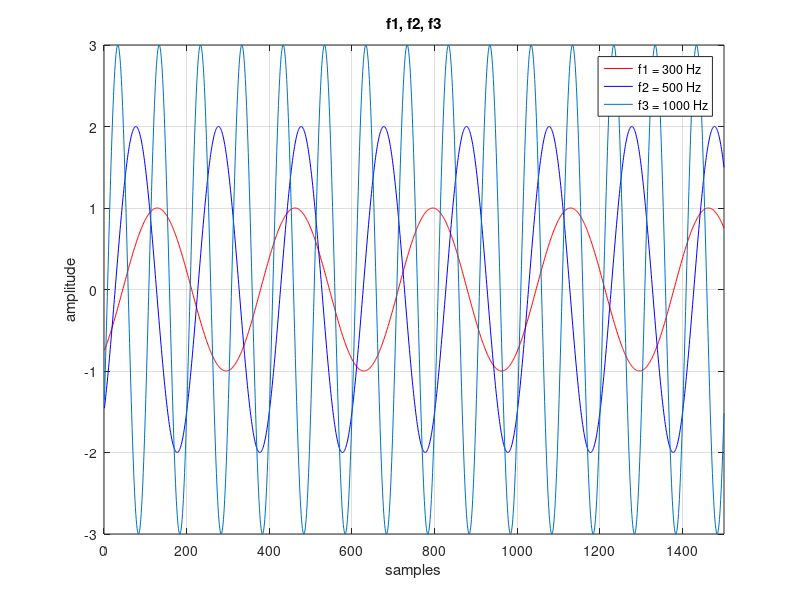
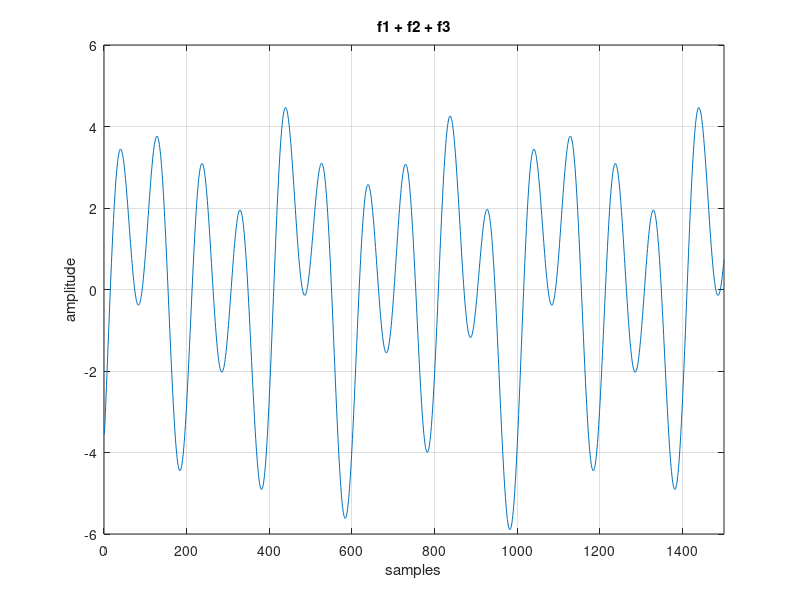
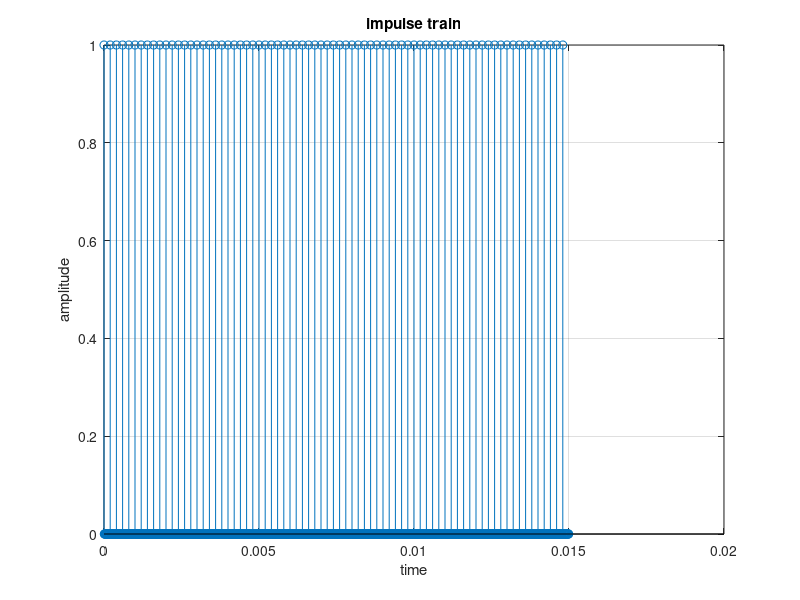
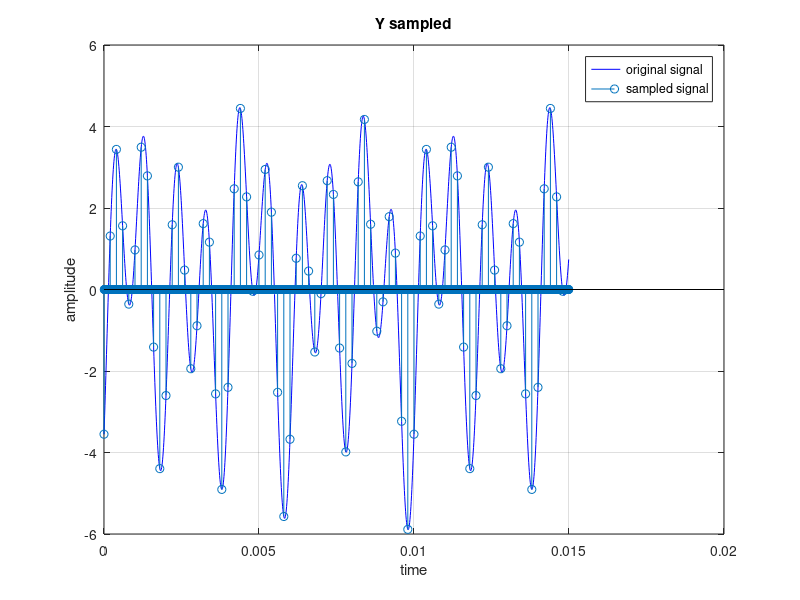

MATLAB code to generate these figures, in order:
clear all;
close all;
clc;
global fa f1 f2 f3 a1 a2 a3 t ph1 ph2 ph3 samp
fa = 100000;
f1 = 300;
f2 = 500;
f3 = 1000;
a1 = 1;
a2 = 2;
a3 = 3;
ph1 = rand;
ph2 = rand;
ph3 = rand;
samp = 1500;
t = (0:samp-1)/fa;
%%  Analog Signal Generation
y1 = a1*sin(2*pi*f1*t - ph1);
y2 = a2*sin(2*pi*f2*t - ph2);
y3 = a3*sin(2*pi*f3*t - ph3);
y = y1+y2+y3;
figure
plot(1:samp, y1,'r');
hold on
plot(1:samp, y2, 'b');
plot(1:samp, y3);
title('f1, f2, f3');
xlabel('samples');
ylabel('amplitude');
legend('f1 = 300 Hz', 'f2 = 500 Hz', 'f3 = 1000 Hz');
xlim([0 1500]);
grid on;
hold off;
figure
plot(1:samp, y);
title('f1 + f2 + f3');
xlabel('samples');
ylabel('amplitude');
xlim([0 1500]);
grid on;
%% 2 Analog-to-Digital Conversion
% sampling
f=10;
fs=f*500;
r=fa/fs;
N = length(y);
impulse_train = zeros(size(y));
impulse_train(1:r:end) = 1;
figure
stem(t, impulse_train);
title('impulse train');
xlabel('time');
ylabel('amplitude');
grid on;
y_sampled = y .* impulse_train;
figure
plot(t,y,'b');
hold on
stem(t, y_sampled);
title('Y sampled');
xlabel('time');
ylabel('amplitude');
legend('original signal', 'sampled signal');
grid on;
hold off;
%% 2.2 ZOH to get a piece of constant signal
y_zoh=repelem(y(1:r:end),r);
y_zoh=y_zoh(1:N);
figure
plot(t,y,'b');
hold on
plot(t,y_zoh,'r');
stem(t,y_sampled);
title('zero order hold');
xlabel('time');
ylabel('amplitude');
legend('original','zoh','sampled');
grid on;
hold off;
%% 2.3Quantization
% q= deltaX/((2^Nbits)-1)
deltaX=12;
Nbits=3;
q=deltaX/((2^Nbits)-1);
sq=q*round(y_zoh/q);
error_q=y_zoh-sq;
figure
plot(t,y_zoh,'b');
hold on
stairs(t,sq,'r');
hold on
plot(t,error_q);
title('quantization');
xlabel('time');
ylabel('amplitude');
legend('before quantization','after quantization', 'quantization error');
grid on;
hold off;
%% 2.4 encoding
final_samples=sq(1:r:end);
figure
plot(t,y,'b');
hold on
stem(t(1:r:end),final_samples, 'r');
title('original and final sample');
xlabel('time');
ylabel('amplitude');
legend('original','final');
grid on;
hold off;
%% digital to analog conversion
Nbits=4;
q4=deltaX/((2^Nbits)-1);
samples4=q4*round(y(1:r:end)/q4);
y_zoh=repelem(samples4,r);
y_zoh=y_zoh(1:N);
figure
plot(t, y, 'b');
hold on
stairs(t, y_zoh, 'r');
title('signal after zoh (4 bits)');
xlabel('time');
ylabel('amplitude');
legend('original', 'zoh');
grid on;
hold off;
%% lowpass filter butterworth
[B, A]=butter(5,2*2000/fa);
[hcont,freq]=freqz(B,A,1024,fa);
figure
plot(freq,abs(hcont));
xlim([0 20000])
title('butterworth filter frequency response');
xlabel('frequency');
ylabel('magnitude');
grid on;
